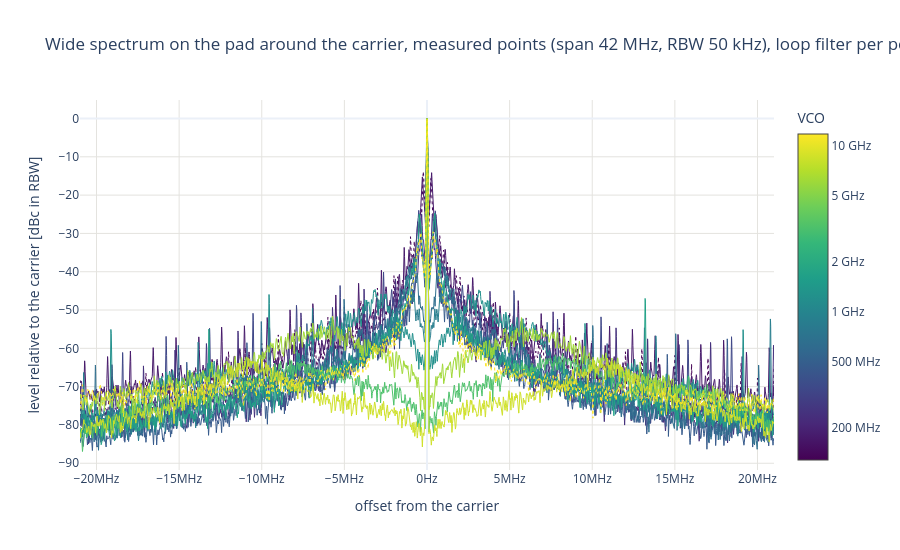

Notebook code cell kept with this figure:
### Code cell
F_start, F_stop = None, None  # offset from the carrier shown [Hz] (may be negative); None = edge of the traces

# Wider spectrum on the pad around the carrier of every measured point: the widest sweep of the phase-noise
# measurement (kind "phase_noise", 42 MHz span = +-21 MHz, RBW 50 kHz in the runs of 2026-11-03; not averaged like
# "spectrum"), relative to the carrier (trace maximum), coloured by the VCO frequency; dotted: lost the lock during
# the measurement. Shows the reference spurs (+-f_ref / N on the pad) and anything further out.
fig = go.Figure()
spans = []
for r in ok.itertuples():
    d = trace_of(r.f_ref, "phase_noise")
    if d.empty:
        continue
    d = d[d["span"] == d["span"].max()]
    spans.append((d["span"].iloc[0], d["rbw"].iloc[0]))
    d = d.assign(freq=d["freq"] - d["center"], level_dbc=d["level_dbm"] - d["level_dbm"].max())
    d = in_range(d, d["freq"].min() if F_start is None else F_start, d["freq"].max() if F_stop is None else F_stop)
    fig.add_scatter(x=d["freq"], y=d["level_dbc"], mode="lines", showlegend=False,
                    line=dict(color=COLOR_OF[r.f_ref], width=1, dash=dash_of(r)),
                    hovertemplate=f"VCO {r.f_vco / 1e6:.0f} MHz, pad {r.f_out_meas / 1e6:.3f} MHz, "
                                  f"carrier {r.carrier_dbm:.1f} dBm{lost_txt(r)}<br>"
                                  "%{x:.4s}Hz: %{y:.1f} dBc<extra></extra>")
add_colorbar(fig)
fig.update_layout(title=f"Wide spectrum on the pad around the carrier, measured points"
                        + (f" (span {spans[0][0] / 1e6:g} MHz, RBW {spans[0][1] / 1e3:g} kHz)" if spans else "")
                        + f", loop filter {FILTER_TXT}",
                  template="plotly_white", height=550)
fig.update_xaxes(title="offset from the carrier", type="linear", ticksuffix="Hz", exponentformat="SI", gridcolor=GRID)
fig.update_yaxes(title="level relative to the carrier [dBc in RBW]", gridcolor=GRID)
save(fig, "spectrum_wide")

### Figure 1 — Plotly figure (JSON) as saved in the notebook; plotly's stock layout.template omitted (floating-point values rounded to 4 significant figures; data arrays with more than 128 entries replaced by an {"elided": "..."} marker saying what was removed)
{"data": [{"hovertemplate": "VCO 128 MHz, pad 64.000 MHz, carrier 0.8 dBm (lost lock during the measurement)<br>%{x:.4s}Hz: %{y:.1f} dBc<extra></extra>", "line": {"color": "rgb(68, 1, 84)", "dash": "dot", "width": 1}, "mode": "lines", "showlegend": false, "type": "scatter", "x": {"elided": "4201 float values"}, "y": {"elided": "4201 float values"}}, {"hovertemplate": "VCO 177 MHz, pad 88.359 MHz, carrier -0.0 dBm<br>%{x:.4s}Hz: %{y:.1f} dBc<extra></extra>", "line": {"color": "rgb(71, 26, 107)", "dash": "solid", "width": 1}, "mode": "lines", "showlegend": false, "type": "scatter", "x": {"elided": "4201 float values"}, "y": {"elided": "4201 float values"}}, {"hovertemplate": "VCO 244 MHz, pad 60.994 MHz, carrier 1.3 dBm<br>%{x:.4s}Hz: %{y:.1f} dBc<extra></extra>", "line": {"color": "rgb(69, 49, 125)", "dash": "solid", "width": 1}, "mode": "lines", "showlegend": false, "type": "scatter", "x": {"elided": "4201 float values"}, "y": {"elided": "4201 float values"}}, {"hovertemplate": "VCO 337 MHz, pad 84.209 MHz, carrier 0.8 dBm<br>%{x:.4s}Hz: %{y:.1f} dBc<extra></extra>", "line": {"color": "rgb(63, 71, 136)", "dash": "solid", "width": 1}, "mode": "lines", "showlegend": false, "type": "scatter", "x": {"elided": "4201 float values"}, "y": {"elided": "4201 float values"}}, {"hovertemplate": "VCO 465 MHz, pad 58.130 MHz, carrier 1.2 dBm<br>%{x:.4s}Hz: %{y:.1f} dBc<extra></extra>", "line": {"color": "rgb(55, 91, 140)", "dash": "solid", "width": 1}, "mode": "lines", "showlegend": false, "type": "scatter", "x": {"elided": "4201 float values"}, "y": {"elided": "4201 float values"}}, {"hovertemplate": "VCO 642 MHz, pad 80.254 MHz, carrier 1.2 dBm<br>%{x:.4s}Hz: %{y:.1f} dBc<extra></extra>", "line": {"color": "rgb(47, 110, 142)", "dash": "solid", "width": 1}, "mode": "lines", "showlegend": false, "type": "scatter", "x": {"elided": "4201 float values"}, "y": {"elided": "4201 float values"}}, {"hovertemplate": "VCO 886 MHz, pad 55.400 MHz, carrier 1.1 dBm<br>%{x:.4s}Hz: %{y:.1f} dBc<extra></extra>", "line": {"color": "rgb(40, 126, 142)", "dash": "solid", "width": 1}, "mode": "lines", "showlegend": false, "type": "scatter", "x": {"elided": "4201 float values"}, "y": {"elided": "4201 float values"}}, {"hovertemplate": "VCO 1224 MHz, pad 76.485 MHz, carrier 1.4 dBm<br>%{x:.4s}Hz: %{y:.1f} dBc<extra></extra>", "line": {"color": "rgb(34, 144, 140)", "dash": "solid", "width": 1}, "mode": "lines", "showlegend": false, "type": "scatter", "x": {"elided": "4201 float values"}, "y": {"elided": "4201 float values"}}, {"hovertemplate": "VCO 1690 MHz, pad 52.798 MHz, carrier 0.8 dBm<br>%{x:.4s}Hz: %{y:.1f} dBc<extra></extra>", "line": {"color": "rgb(34, 162, 135)", "dash": "solid", "width": 1}, "mode": "lines", "showlegend": false, "type": "scatter", "x": {"elided": "4201 float values"}, "y": {"elided": "4201 float values"}}, {"hovertemplate": "VCO 3220 MHz, pad 50.318 MHz, carrier 0.7 dBm<br>%{x:.4s}Hz: %{y:.1f} dBc<extra></extra>", "line": {"color": "rgb(77, 193, 107)", "dash": "solid", "width": 1}, "mode": "lines", "showlegend": false, "type": "scatter", "x": {"elided": "4201 float values"}, "y": {"elided": "4201 float values"}}, {"hovertemplate": "VCO 6138 MHz, pad 95.911 MHz, carrier 0.4 dBm<br>%{x:.4s}Hz: %{y:.1f} dBc<extra></extra>", "line": {"color": "rgb(161, 217, 56)", "dash": "solid", "width": 1}, "mode": "lines", "showlegend": false, "type": "scatter", "x": {"elided": "4201 float values"}, "y": {"elided": "4201 float values"}}, {"hovertemplate": "VCO 8475 MHz, pad 66.207 MHz, carrier 1.4 dBm<br>%{x:.4s}Hz: %{y:.1f} dBc<extra></extra>", "line": {"color": "rgb(207, 225, 41)", "dash": "solid", "width": 1}, "mode": "lines", "showlegend": false, "type": "scatter", "x": {"elided": "4201 float values"}, "y": {"elided": "4201 float values"}}, {"hovertemplate": "VCO 11700 MHz, pad 91.406 MHz, carrier 0.4 dBm (lost lock during the measurement)<br>%{x:.4s}Hz: %{y:.1f} dBc<extra></extra>", "line": {"color": "rgb(253, 231, 37)", "dash": "dot", "width": 1}, "mode": "lines", "showlegend": false, "type": "scatter", "x": {"elided": "4201 float values"}, "y": {"elided": "4201 float values"}}, {"hoverinfo": "skip", "marker": {"cmax": 10.07, "cmin": 8.107, "color": [8.107], "colorbar": {"ticktext": ["200 MHz", "500 MHz", "1 GHz", "2 GHz", "5 GHz", "10 GHz"], "tickvals": [8.301, 8.699, 9.0, 9.301, 9.699, 10.0], "title": {"text": "VCO"}}, "colorscale": [[0, "#440154"], [0.1111, "#482878"], [0.2222, "#3e4989"], [0.3333, "#31688e"], [0.4444, "#26828e"], [0.5556, "#1f9e89"], [0.6667, "#35b779"], [0.7778, "#6ece58"], [0.8889, "#b5de2b"], [1, "#fde725"]]}, "mode": "markers", "showlegend": false, "type": "scatter", "x": [null], "y": [null]}], "layout": {"height": 550, "title": {"text": "Wide spectrum on the pad around the carrier, measured points (span 42 MHz, RBW 50 kHz), loop filter per point"}, "xaxis": {"exponentformat": "SI", "gridcolor": "#e4e3df", "ticksuffix": "Hz", "title": {"text": "offset from the carrier"}, "type": "linear"}, "yaxis": {"gridcolor": "#e4e3df", "title": {"text": "level relative to the carrier [dBc in RBW]"}}}}
